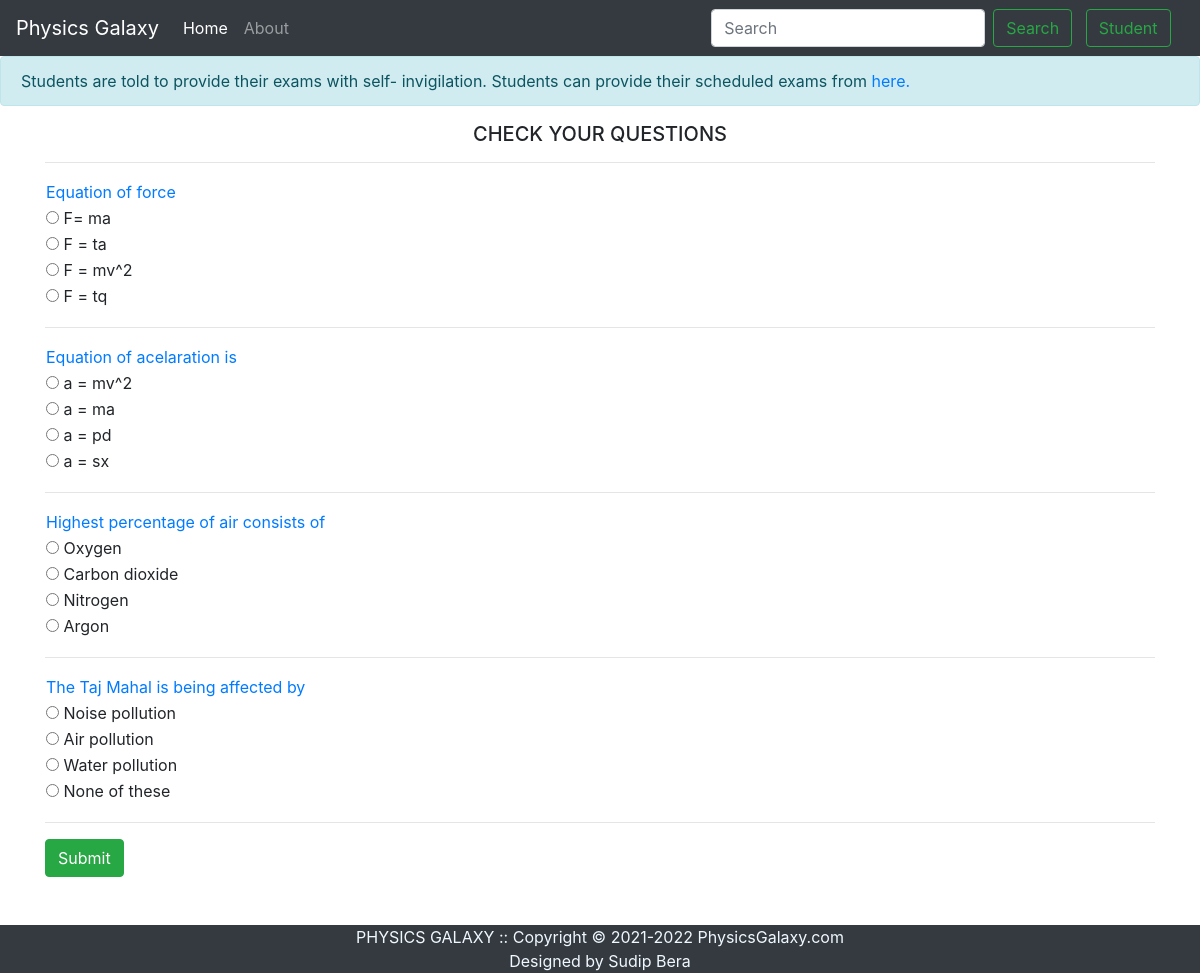
Page /exam on the committed database.
### examApp/models.py (models this page shows, shortened)
class normal_exam(models.Model):
    question= models.CharField(max_length=200, default="none")
    a = models.CharField(max_length=50, default="none")
    b = models.CharField(max_length=50, default="none")
    c = models.CharField(max_length=50, default="none")
    d = models.CharField(max_length=50, default="none")
    currect_ans = models.CharField(max_length=50, default="none")

### examApp/views.py (the view)
# urls.py: path('',views.index,name="index"),
def index(request):
    normal_exams = normal_exam.objects.all()
    n = len(normal_exams)
    params = {'normal_exam':normal_exams}
    return render(request,'exam.html',params)

### examApp/templates/exam.html (shortened to what this page needs)
<!doctype html>
<html lang="en">
<head>
    {% load static %}
    <link rel="stylesheet" href="https://maxcdn.bootstrapcdn.com/bootstrap/4.0.0/css/bootstrap.min.css">
    <link rel="stylesheet" href="https://maxcdn.bootstrapcdn.com/bootstrap/4.5.0/css/bootstrap.min.css">
</head>
<body>
    <nav class="navbar navbar-expand-lg navbar-dark bg-dark">
        <a class="navbar-brand" href="visit_home">Physics Galaxy</a>
        <div class="collapse navbar-collapse" id="navbarSupportedContent">
            <ul class="navbar-nav mr-auto">
                <li class="nav-item active">
                    <a class="nav-link" href="visit_home">Home <span class="sr-only">(current)</span></a>
                </li>
                <li class="nav-item">
                    <a class="nav-link" href='about_us'>About</a>
                </li>
            </ul>
            <form class="form-inline my-2 my-lg-0">
                <input class="form-control mr-sm-2" type="search" placeholder="Search" aria-label="Search">
                <button class="btn btn-outline-success my-2 my-sm-0" type="submit">Search</button> &nbsp;&nbsp;&nbsp;
            </form>
            <form class="form-inline my-2 my-lg-0" action="log_in_to_quiz" method="post">{% csrf_token %}
                <button class="btn btn-outline-success my-2 my-sm-0" type="submit">Student</button>&nbsp;&nbsp;&nbsp;
            </form>
        </div>
    </nav>
    <div class="alert alert-info" role="alert">
        Students are told to provide their exams with self- invigilation. Students can provide their scheduled exams from <a href="log_in_to_quiz">here.</a>
    </div>
    <div class="container">
        <h5 class="text-center">CHECK YOUR QUESTIONS</h5>
    </div>
    <div class="container">
        <hr>
        <div>
            {% for i in normal_exam %}
            <table>
                <tr>
                    <td class="text-primary">{{i.question}} </td>
                </tr>
                <tr>
                    <td><input type="radio" class="rb" name={{i.id}} id="a" value="{{i.a}}"> {{i.a}}</td>
                </tr>
                <tr>
                    <td><input type="radio" class="rb" name={{i.id}} id="b" value="{{i.b}}"> {{i.b}}</td>
                </tr>
                <tr>
                    <td><input type="radio" class="rb" name={{i.id}} id="c" value="{{i.c}}"> {{i.c}}</td>
                </tr>
                <tr>
                    <td><input type="radio" class="rb" name={{i.id}} id="d" value="{{i.d}}"> {{i.d}}</td>
                </tr>
                <tr>
                    <td><label id="corans" class="rb" style="display:none ; color : green">Correct Ans: <b>{{i.currect_ans}}</b></label></td>
                </tr>
            </table>
            <hr> {% endfor %}
            <input type="submit" class="btn btn-success" value="Submit" id="b1" onclick="getanswers()">
            <br>
        </div>
    </div>
    <br>
    <br>
    <footer class="footer footer-dark bg-dark">
        <div class="container text-center">
            <span class="text-center" style="color: aliceblue">PHYSICS GALAXY :: </span>
            <span class="text-center" style="color: aliceblue"> Copyright © 2021-2022 PhysicsGalaxy.com</span>
            <br>
            <span style="color: aliceblue">Designed by Sudip Bera</span>
        </div>
    </footer>
</body>
</html>

### rows in the picture
normal_exam: question "Equation of force", a "F= ma", b "F = ta", c "F = mv^2", d "F = tq"
normal_exam: question "Equation of acelaration is", a "a = mv^2", b "a = ma", c "a = pd", d "a = sx"
normal_exam: question "Highest percentage of air consists of", a "Oxygen", b "Carbon dioxide", c "Nitrogen", d "Argon"
normal_exam: question "The Taj Mahal is being affected by", a "Noise pollution", b "Air pollution", c "Water pollution", d "None of these"
